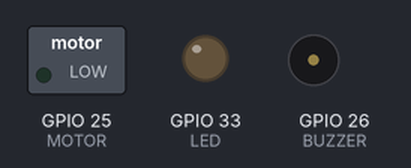
The sketch below on a simulated ESP32. Parts: switched loads named in the sketch (green lamp = pin HIGH), output pins drawn as LEDs (lit = HIGH), buzzer (waves = sounding).

Above: at 0.05 s.
At 0.75 s:
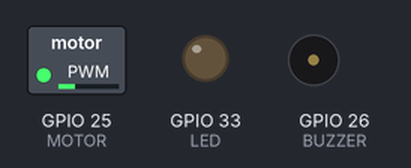
At 1.45 s:
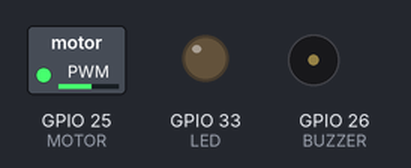
At 2.15 s:
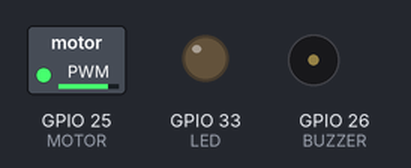
At 2.85 s:
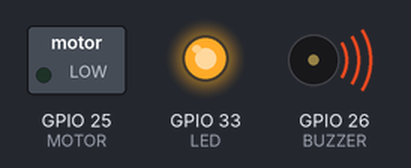
Timing chart, 0 to 8.3 s (numbered marks = the images above):
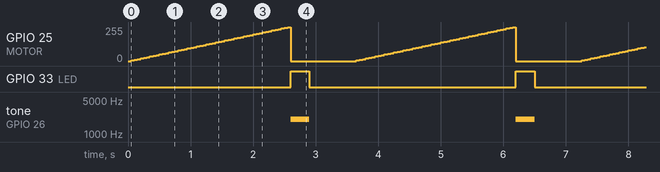

The sketch:

p06_actuadores.ino
```cpp
// Fase 1, paso 6 — motor (rampa PWM), buzzer y LED
#define WOKWI 1   // 1 = simulador (buzzer con tono, motor = LED naranja); 0 = hardware real

const int MOTOR = 25, BUZZER = 26, LED = 33;

void motorInit() {
#if ESP_ARDUINO_VERSION_MAJOR >= 3
  ledcAttach(MOTOR, 5000, 8);            // core 3.x: pin, 5 kHz, 8 bits
#else
  ledcSetup(4, 5000, 8); ledcAttachPin(MOTOR, 4);
#endif
}

void motor(int duty) {
#if ESP_ARDUINO_VERSION_MAJOR >= 3
  ledcWrite(MOTOR, duty);
#else
  ledcWrite(4, duty);
#endif
}

void buzzer(bool on) {
#if WOKWI
  if (on) tone(BUZZER, 2000); else noTone(BUZZER);   // el buzzer de Wokwi necesita un tono
#else
  digitalWrite(BUZZER, on ? HIGH : LOW);             // el buzzer activo suena con nivel alto
#endif
}

void setup() {
  motorInit();
  pinMode(BUZZER, OUTPUT);
  pinMode(LED, OUTPUT);
}

void loop() {
  for (int d = 0; d <= 255; d += 5) { motor(d); delay(50); }
  motor(0);
  buzzer(true);  digitalWrite(LED, HIGH); delay(300);
  buzzer(false); digitalWrite(LED, LOW);  delay(700);
}
```

Measured:
- by itself, GPIO 25 (MOTOR): ramps from 0/255 to 255/255 and jumps back, once every 3.6 s
- by itself, GPIO 33 (LED): alternates HIGH for 0.30 s and LOW for 3.3 s
- by itself, tone on GPIO 26 (BUZZER): alternates 2000 Hz for 0.30 s and silent for 3.3 s
